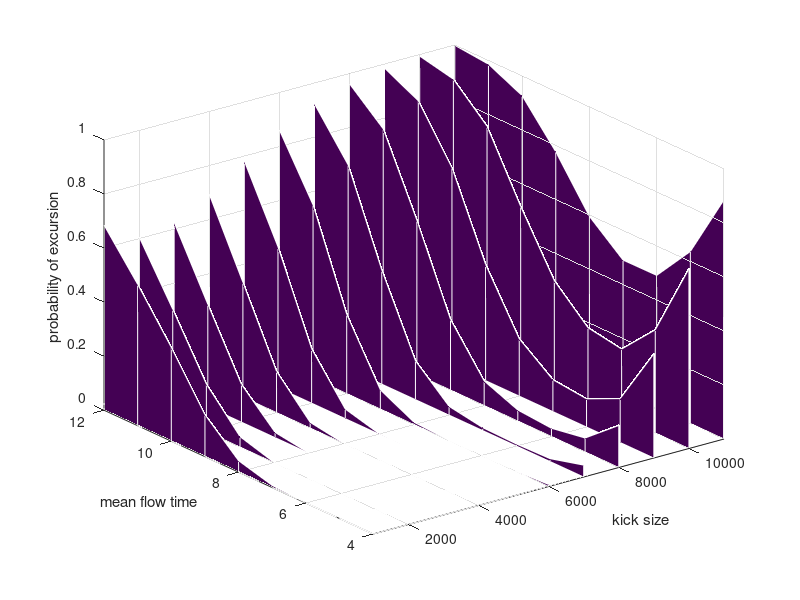

Write the MATLAB code that produced this figure. (Note: this script raises an error after producing the figure.)
probabilities = importdata("probability_of_excursion_data_matrix.mat");
kvalue = [1000:1000:11000];
tvalue = [4:1:12];
[t,k] = meshgrid(tvalue,kvalue);

% create nine probability_matrix that record probability of excursion based on kick sizes for each tau value
% plot each probability_matrix to get a slice
% hold on to get the whole graph
for i = 1:11
    A=zeros(1,2)+kvalue(i);
    probability_matrix = zeros(9, 2);
    probability_matrix(:,2) = probabilities(i,:);
    surf(A,tvalue,probability_matrix,'EdgeColor','white')
    hold on
end

xlabel('kick size')
ylabel('mean flow time')
zlabel('probability of excursion')

grid on
xlim([1000 11000])
ax = gca; 
ax.XAxis.FontSize = 16;
ax.YAxis.FontSize = 16;
ax.ZAxis.FontSize = 16;
set(gca,'LooseInset',get(gca,'TightInset'));
title('mean flow time vs. probability of excursion, different k slices','FontSize',16)

hold off
